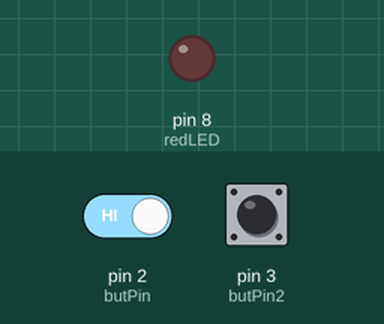
This sketch was run on a simulated Arduino Uno, built with avr-gcc and run on an emulated ATmega328P. Shown: output pins drawn as LEDs (lit = HIGH). Inputs (shaded band) come from the test bench; at power-on: pin 3 (butPin2) HIGH, pin 2 (butPin) HIGH. What the sketch prints to the serial monitor is not drawn.

Above: at 1.2 s.
1.3 s: pin 3 (butPin2) pulled LOW for 0.15 s
At 1.37 s:
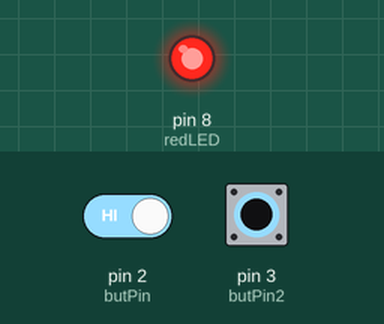
4.5 s: pin 3 (butPin2) pulled LOW for 3.2 s
At 8.2 s:
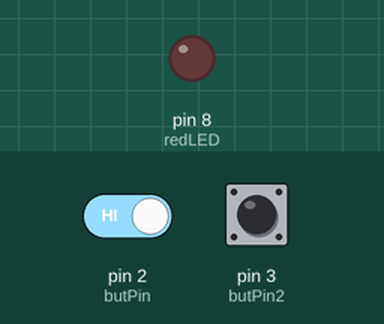
11.7 s: pin 2 (butPin) driven LOW and pin 3 (butPin2) driven LOW
At 12.0 s:
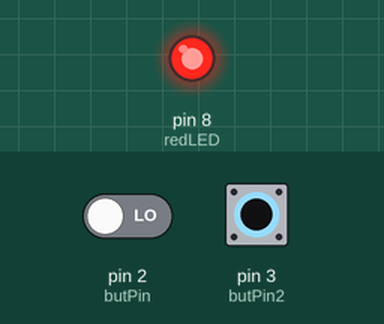
14.7 s: pin 3 (butPin2) driven HIGH
At 15.8 s:
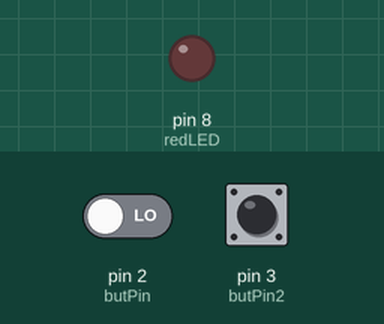
Timing chart, 0 to 17.7 s (numbered marks = the images above; inputs shaded):
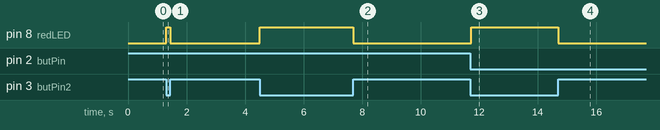

Measured:
- after the input at 1.3 s, pin 8 (redLED): LOW → HIGH at once, → LOW 0.15 s later
- after the input at 4.5 s, pin 8 (redLED): LOW → HIGH at once, → LOW 3.2 s later
- after the input at 11.7 s, pin 8 (redLED): LOW → HIGH at once
- after the input at 14.7 s, pin 8 (redLED): HIGH → LOW at once

The sketch:

27._millis_intro_4.ino
```cpp
unsigned long event = 5000; // 5 seconds
int butPin=2;
int butVal;
int butPin2=3;
int butVal2;
int redLED=8;
unsigned long butPushed;
unsigned long diff;

void setup() {
  // put your setup code here, to run once:
Serial.begin(9600);
Serial.println("Introduction to millis");
pinMode(butPin,INPUT);
digitalWrite(butPin,HIGH);
pinMode(butPin2,INPUT);
digitalWrite(butPin2,HIGH);
pinMode(redLED,OUTPUT);
}

void loop() {
  // put your main code here, to run repeatedly:
Serial.println(millis());
butVal=digitalRead(butPin);
if(butVal==0 && butPushed==0)
{
butPushed=millis();
Serial.print("First push at:");
Serial.println(butPushed);
}
if(butVal==0 && butPushed>0)
{
  diff = millis() - butPushed;
  if(diff >= event)
  {
    Serial.println("Action after 5 seconds of first push");
  }
}
butVal2=digitalRead(butPin2);
if(butVal2==0)
{
  digitalWrite(redLED,HIGH);
}
else
{
  digitalWrite(redLED,LOW);
}
}
```
